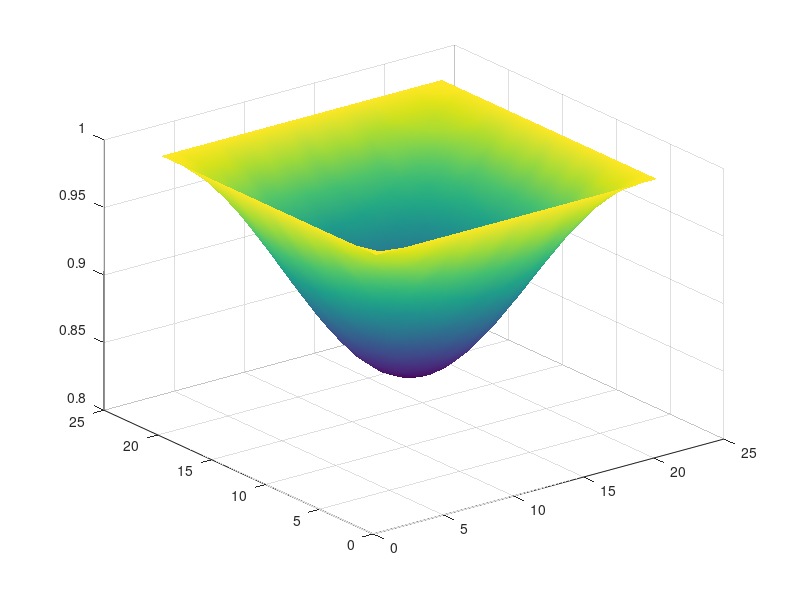

Recreate this plot in MATLAB. (Note: this script raises an error after producing the figure.)
% Auto-generated MATLAB script
field = [ ...
    1.00000000E+00   1.00000000E+00   1.00000000E+00   1.00000000E+00   1.00000000E+00   1.00000000E+00   1.00000000E+00   1.00000000E+00   1.00000000E+00   1.00000000E+00   1.00000000E+00   1.00000000E+00   1.00000000E+00   1.00000000E+00   1.00000000E+00   1.00000000E+00   1.00000000E+00   1.00000000E+00   1.00000000E+00   1.00000000E+00   1.00000000E+00; ...
    1.00000000E+00   9.96245439E-01   9.92583948E-01   9.89104028E-01   9.85894164E-01   9.83029598E-01   9.80585551E-01   9.78616642E-01   9.77177488E-01   9.76296774E-01   9.76003208E-01   9.76296774E-01   9.77177488E-01   9.78616642E-01   9.80585551E-01   9.83029598E-01   9.85894164E-01   9.89104028E-01   9.92583948E-01   9.96245439E-01   1.00000000E+00; ...
    1.00000000E+00   9.92583948E-01   9.85349476E-01   9.78478148E-01   9.72133709E-01   9.66479864E-01   9.61646465E-01   9.57763341E-01   9.54913784E-01   9.53181108E-01   9.52593976E-01   9.53181108E-01   9.54913784E-01   9.57763341E-01   9.61646465E-01   9.66479864E-01   9.72133709E-01   9.78478148E-01   9.85349476E-01   9.92583948E-01   1.00000000E+00; ...
    1.00000000E+00   9.89104028E-01   9.78478148E-01   9.68379201E-01   9.59063975E-01   9.50750824E-01   9.43658046E-01   9.37944148E-01   9.33767630E-01   9.31211743E-01   9.30359795E-01   9.31211743E-01   9.33767630E-01   9.37944148E-01   9.43658046E-01   9.50750824E-01   9.59063975E-01   9.68379201E-01   9.78478148E-01   9.89104028E-01   1.00000000E+00; ...
    1.00000000E+00   9.85894164E-01   9.72133709E-01   9.59063975E-01   9.46996421E-01   9.36242422E-01   9.27048970E-01   9.19663003E-01   9.14242955E-01   9.10947286E-01   9.09830523E-01   9.10947286E-01   9.14242955E-01   9.19663003E-01   9.27048970E-01   9.36242422E-01   9.46996421E-01   9.59063975E-01   9.72133709E-01   9.85894164E-01   1.00000000E+00; ...
    1.00000000E+00   9.83029598E-01   9.66479864E-01   9.50750824E-01   9.36242422E-01   9.23294748E-01   9.12247793E-01   9.03348438E-01   8.96843538E-01   8.92862764E-01   8.91535859E-01   8.92862764E-01   8.96843538E-01   9.03348438E-01   9.12247793E-01   9.23294748E-01   9.36242422E-01   9.50750824E-01   9.66479864E-01   9.83029598E-01   1.00000000E+00; ...
    1.00000000E+00   9.80585551E-01   9.61646465E-01   9.43658046E-01   9.27048970E-01   9.12247793E-01   8.99594464E-01   8.89428849E-01   8.81969013E-01   8.77433045E-01   8.75895999E-01   8.77433045E-01   8.81969013E-01   8.89428849E-01   8.99594464E-01   9.12247793E-01   9.27048970E-01   9.43658046E-01   9.61646465E-01   9.80585551E-01   1.00000000E+00; ...
    1.00000000E+00   9.78616642E-01   9.57763341E-01   9.37944148E-01   9.19663003E-01   9.03348438E-01   8.89428849E-01   8.78215322E-01   8.70018896E-01   8.65002970E-01   8.63331017E-01   8.65002970E-01   8.70018896E-01   8.78215322E-01   8.89428849E-01   9.03348438E-01   9.19663003E-01   9.37944148E-01   9.57763341E-01   9.78616642E-01   1.00000000E+00; ...
    1.00000000E+00   9.77177488E-01   9.54913784E-01   9.33767630E-01   9.14242955E-01   8.96843538E-01   8.81969013E-01   8.70018896E-01   8.61249543E-01   8.55917317E-01   8.54110457E-01   8.55917317E-01   8.61249543E-01   8.70018896E-01   8.81969013E-01   8.96843538E-01   9.14242955E-01   9.33767630E-01   9.54913784E-01   9.77177488E-01   1.00000000E+00; ...
    1.00000000E+00   9.76296774E-01   9.53181108E-01   9.31211743E-01   9.10947286E-01   8.92862764E-01   8.77433045E-01   8.65002970E-01   8.55917317E-01   8.50357217E-01   8.48503873E-01   8.50357217E-01   8.55917317E-01   8.65002970E-01   8.77433045E-01   8.92862764E-01   9.10947286E-01   9.31211743E-01   9.53181108E-01   9.76296774E-01   1.00000000E+00; ...
    1.00000000E+00   9.76003208E-01   9.52593976E-01   9.30359795E-01   9.09830523E-01   8.91535859E-01   8.75895999E-01   8.63331017E-01   8.54110457E-01   8.48503873E-01   8.46604046E-01   8.48503873E-01   8.54110457E-01   8.63331017E-01   8.75895999E-01   8.91535859E-01   9.09830523E-01   9.30359795E-01   9.52593976E-01   9.76003208E-01   1.00000000E+00; ...
    1.00000000E+00   9.76296774E-01   9.53181108E-01   9.31211743E-01   9.10947286E-01   8.92862764E-01   8.77433045E-01   8.65002970E-01   8.55917317E-01   8.50357217E-01   8.48503873E-01   8.50357217E-01   8.55917317E-01   8.65002970E-01   8.77433045E-01   8.92862764E-01   9.10947286E-01   9.31211743E-01   9.53181108E-01   9.76296774E-01   1.00000000E+00; ...
    1.00000000E+00   9.77177488E-01   9.54913784E-01   9.33767630E-01   9.14242955E-01   8.96843538E-01   8.81969013E-01   8.70018896E-01   8.61249543E-01   8.55917317E-01   8.54110457E-01   8.55917317E-01   8.61249543E-01   8.70018896E-01   8.81969013E-01   8.96843538E-01   9.14242955E-01   9.33767630E-01   9.54913784E-01   9.77177488E-01   1.00000000E+00; ...
    1.00000000E+00   9.78616642E-01   9.57763341E-01   9.37944148E-01   9.19663003E-01   9.03348438E-01   8.89428849E-01   8.78215322E-01   8.70018896E-01   8.65002970E-01   8.63331017E-01   8.65002970E-01   8.70018896E-01   8.78215322E-01   8.89428849E-01   9.03348438E-01   9.19663003E-01   9.37944148E-01   9.57763341E-01   9.78616642E-01   1.00000000E+00; ...
    1.00000000E+00   9.80585551E-01   9.61646465E-01   9.43658046E-01   9.27048970E-01   9.12247793E-01   8.99594464E-01   8.89428849E-01   8.81969013E-01   8.77433045E-01   8.75895999E-01   8.77433045E-01   8.81969013E-01   8.89428849E-01   8.99594464E-01   9.12247793E-01   9.27048970E-01   9.43658046E-01   9.61646465E-01   9.80585551E-01   1.00000000E+00; ...
    1.00000000E+00   9.83029598E-01   9.66479864E-01   9.50750824E-01   9.36242422E-01   9.23294748E-01   9.12247793E-01   9.03348438E-01   8.96843538E-01   8.92862764E-01   8.91535859E-01   8.92862764E-01   8.96843538E-01   9.03348438E-01   9.12247793E-01   9.23294748E-01   9.36242422E-01   9.50750824E-01   9.66479864E-01   9.83029598E-01   1.00000000E+00; ...
    1.00000000E+00   9.85894164E-01   9.72133709E-01   9.59063975E-01   9.46996421E-01   9.36242422E-01   9.27048970E-01   9.19663003E-01   9.14242955E-01   9.10947286E-01   9.09830523E-01   9.10947286E-01   9.14242955E-01   9.19663003E-01   9.27048970E-01   9.36242422E-01   9.46996421E-01   9.59063975E-01   9.72133709E-01   9.85894164E-01   1.00000000E+00; ...
    1.00000000E+00   9.89104028E-01   9.78478148E-01   9.68379201E-01   9.59063975E-01   9.50750824E-01   9.43658046E-01   9.37944148E-01   9.33767630E-01   9.31211743E-01   9.30359795E-01   9.31211743E-01   9.33767630E-01   9.37944148E-01   9.43658046E-01   9.50750824E-01   9.59063975E-01   9.68379201E-01   9.78478148E-01   9.89104028E-01   1.00000000E+00; ...
    1.00000000E+00   9.92583948E-01   9.85349476E-01   9.78478148E-01   9.72133709E-01   9.66479864E-01   9.61646465E-01   9.57763341E-01   9.54913784E-01   9.53181108E-01   9.52593976E-01   9.53181108E-01   9.54913784E-01   9.57763341E-01   9.61646465E-01   9.66479864E-01   9.72133709E-01   9.78478148E-01   9.85349476E-01   9.92583948E-01   1.00000000E+00; ...
    1.00000000E+00   9.96245439E-01   9.92583948E-01   9.89104028E-01   9.85894164E-01   9.83029598E-01   9.80585551E-01   9.78616642E-01   9.77177488E-01   9.76296774E-01   9.76003208E-01   9.76296774E-01   9.77177488E-01   9.78616642E-01   9.80585551E-01   9.83029598E-01   9.85894164E-01   9.89104028E-01   9.92583948E-01   9.96245439E-01   1.00000000E+00; ...
    1.00000000E+00   1.00000000E+00   1.00000000E+00   1.00000000E+00   1.00000000E+00   1.00000000E+00   1.00000000E+00   1.00000000E+00   1.00000000E+00   1.00000000E+00   1.00000000E+00   1.00000000E+00   1.00000000E+00   1.00000000E+00   1.00000000E+00   1.00000000E+00   1.00000000E+00   1.00000000E+00   1.00000000E+00   1.00000000E+00   1.00000000E+00 ];

% Surface plot (auto-generated)
[ny, nx] = size(field);
[X, Y] = meshgrid(1:nx, 1:ny);
fig = figure('Color','w');
ax = axes('Parent', fig);
h = surf(ax, X, Y, field);
shading(ax, 'interp');
colormap(ax, parula);
cb = colorbar(ax);
cb.Label.String = 'field value';
grid(ax, 'on');
box(ax, 'on');
axis(ax, 'tight');
view(ax, 45, 30);
xlabel(ax, 'i (x index)');
ylabel(ax, 'j (y index)');
zlabel(ax, 'field');
title(ax, sprintf('field (%d x %d)', ny, nx));
set(ax, 'FontSize', 12, 'LineWidth', 1);
set(h, 'EdgeColor', 'k');
drawnow;
